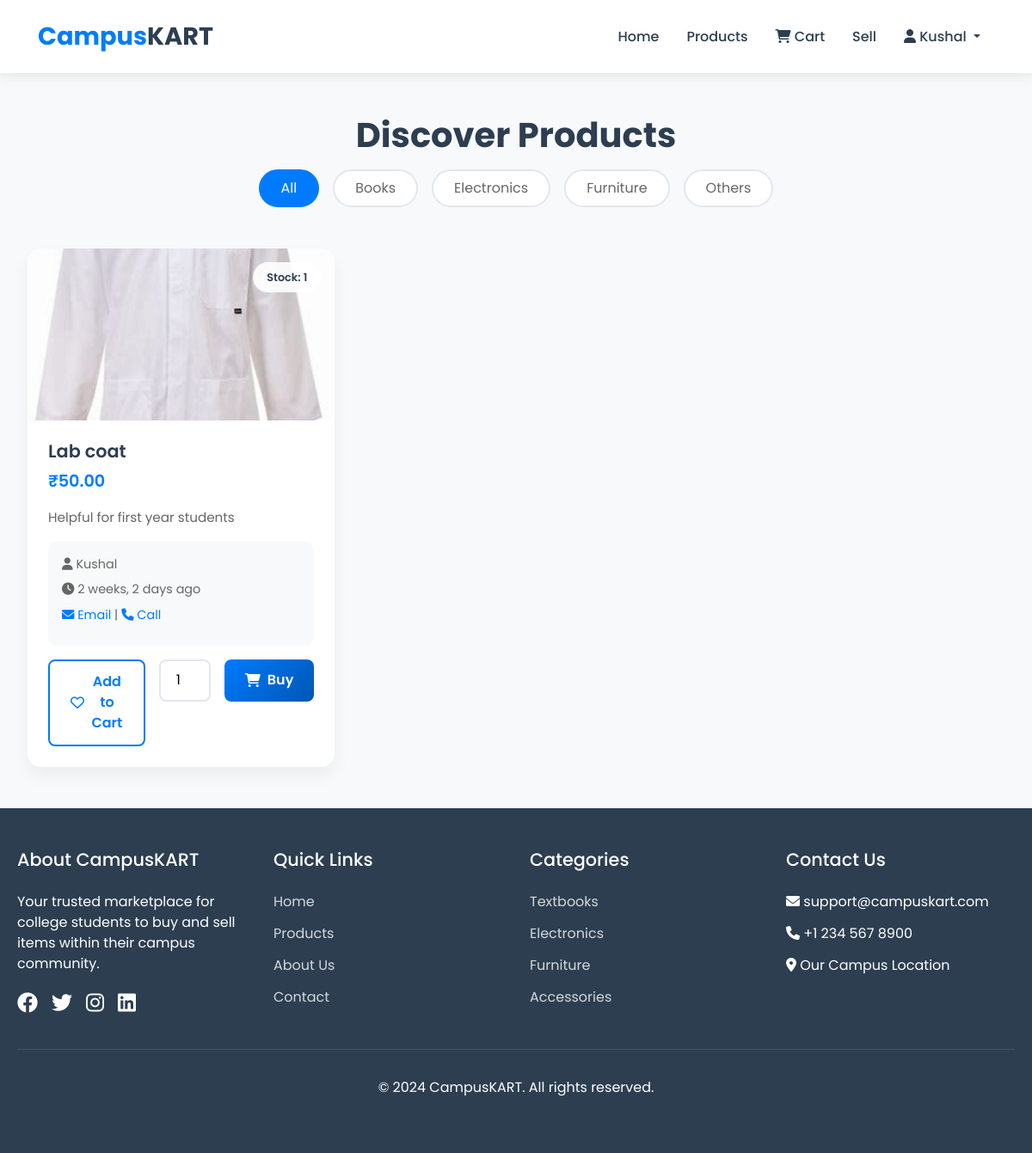
Before: /accounts/products_page/ (signed in) with the older database file.
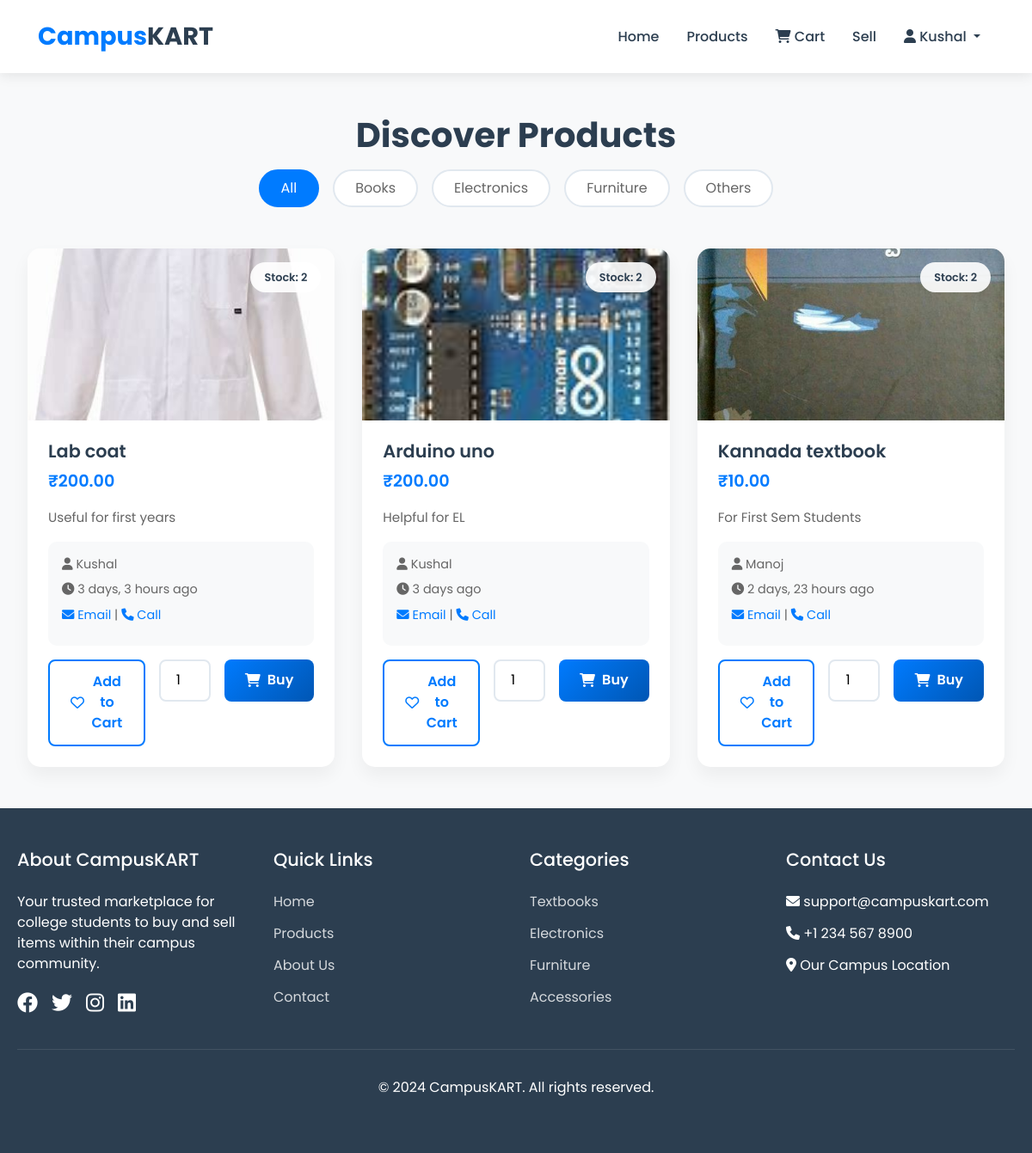
After: the same page with the newer database file.
### accounts/models.py (models this page shows, shortened)
class Product(models.Model):#inheritance
    seller = models.ForeignKey(settings.AUTH_USER_MODEL, on_delete=models.CASCADE)
    name = models.CharField(max_length=255)
    description = models.TextField()
    price = models.DecimalField(max_digits=10, decimal_places=2)
    stock = models.PositiveIntegerField()
    image = models.ImageField(upload_to='product_images/')
    created_at = models.DateTimeField(auto_now_add=True)
    is_sold = models.BooleanField(default=False)  # Add this field
    sold_date = models.DateTimeField(null=True, blank=True)  # Add this field too

class CustomUser(AbstractUser):
    college_email = models.EmailField(unique=True)

### accounts/views.py (the view)
# urls.py: path('products_page/',products_page,name='products_page'),
@login_required
def products_page(request):
    if not request.session.get('visited_home'):
            return redirect('home')  # Redirect to home page if not visited
    products = Product.objects.all()
    return render(request,'products_page.html',{'products' : products})

### templates/products_page.html (shortened to what this page needs)
{% extends 'base.html' %}
{% load static %}
{% block content %}
<div class="products-page">
    <div class="page-header">
        <h1 class="page-title">Discover Products</h1>
        <div class="filters">
            <button class="filter-btn active">All</button>
            <button class="filter-btn">Books</button>
            <button class="filter-btn">Electronics</button>
            <button class="filter-btn">Furniture</button>
            <button class="filter-btn">Others</button>
        </div>
    </div>
    <div class="products-grid">
        {% for product in products %}
        <div class="product-card">
            <div class="product-image">
                <img src="{{ product.image.url }}" alt="{{ product.name }}">
                <div class="stock-badge">
                    Stock: {{ product.stock }}
                </div>
            </div>
            <div class="product-content">
                <h2 class="product-title">{{ product.name }}</h2>
                <div class="product-price">₹{{ product.price }}</div>
                <p class="product-description">{{ product.description }}</p>
                <div class="seller-info">
                    <p><i class="fas fa-user"></i> {{ product.seller }}</p>
                    <p><i class="fas fa-clock"></i> {{ product.created_at|timesince }} ago</p>
                    <p>
                        <a href="mailto:{{ product.seller.college_email }}">
                            <i class="fas fa-envelope"></i> Email
                        </a> |
                        <a href="tel:{{ product.seller.profile.phone }}">
                            <i class="fas fa-phone"></i> Call
                        </a>
                    </p>
                </div>
                <div class="product-actions">
                    <form action="{% url 'add_to_cart' product.id %}" method="post">
                        <button type="submit" class="btn btn-outline">
                            <i class="far fa-heart"></i> Add to Cart                        </button>
                    </form>
                    <form method="POST" action="{% url 'place_order' product.id %}">
                        <div style="display: flex; gap: 0.5rem;">
                            <input type="number" name="quantity" min="1" max="{{ product.stock }}"
                                   value="1" class="quantity-input" required>
                            <button type="submit" class="btn btn-primary">
                                <i class="fas fa-shopping-cart"></i> Buy
                            </button>
                        </div>
                    </form>
                </div>
            </div>
        </div>
        {% endfor %}
    </div>
</div>
{% endblock %}

Changed rows visible on the page:
removed Product: image (picture), stock "1", name "Lab coat", price "50.00", description "Helpful for first year students", seller "Kushal", created_at "2 weeks, 2 days", quantity "1"
added Product: image (picture), stock "2", name "Lab coat", price "200.00", description "Useful for first years", seller "Kushal", created_at "3 days, 3 hours"
added Product: image (picture), stock "2", name "Arduino uno", price "200.00", description "Helpful for EL", seller "Kushal", created_at "3 days"
added Product: image (picture), stock "2", name "Kannada textbook", price "10.00", description "For First Sem Students", seller "Manoj", created_at "2 days, 23 hours"
